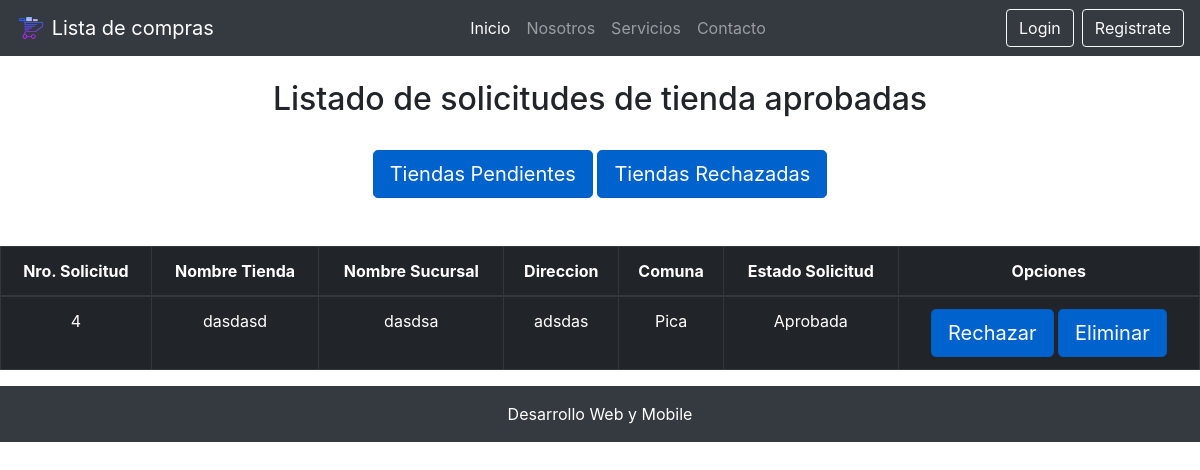
The app's page /tiendas_aprobadas/, older data.
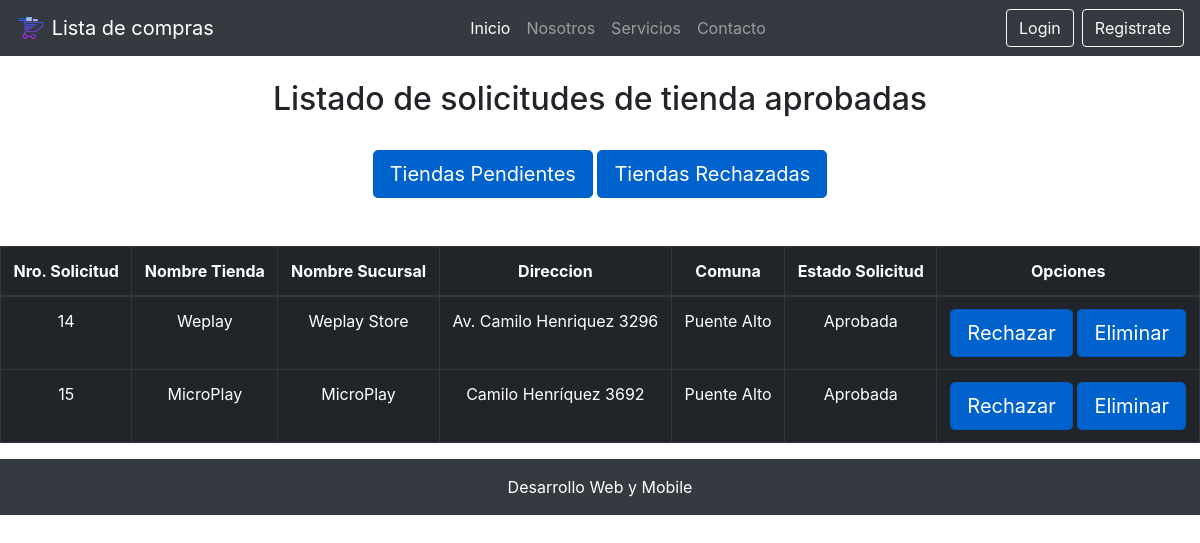
The same page, newer data.
### core/models.py (models this page shows, shortened)
class Tienda(models.Model):
    nombre = models.CharField(max_length=50)
    nombre_sucursal = models.CharField(max_length=50, verbose_name="Nombre Sucursal")
    direccion = models.CharField(max_length=50)
    comuna = models.ForeignKey(Comuna, on_delete=models.CASCADE)
    estado_tienda = models.ForeignKey(EstadoTienda, on_delete=models.CASCADE, verbose_name="Estado Tienda")

class Comuna(models.Model):
    nombre = models.CharField(max_length=60, unique=True)
    region = models.ForeignKey(Region, on_delete=models.CASCADE)

class EstadoTienda(models.Model):
    nombre = models.CharField(max_length=30, verbose_name="Estado Tienda")

### core/views.py (the view)
# urls.py: path('tiendas_aprobadas/', tiendasaprobadas, name="tiendas_aprobadas"),
def tiendasaprobadas(request):
    aprobadas = Tienda.objects.filter(estado_tienda=2)
    return render(request, 'core/tiendas_aprobadas.html', {
        'aprobadas': aprobadas
    })

### core/templates/core/tiendas_aprobadas.html (shortened to what this page needs)
{% extends "core/base.html" %}
{% block contenido %}
<br>
<h2 class="text-center">Listado de solicitudes de tienda aprobadas</h2>
<br>
<div class="row">
    <div class="col-12 text-center">
        <a href="{% url 'listar_solicitud' %}" class="btn btn-primary btn-lg active" role="button" aria-pressed="true">Tiendas Pendientes</a>
        <a href="{% url 'tiendas_rechazadas' %}" class="btn btn-primary btn-lg active" role="button" aria-pressed="true">Tiendas Rechazadas</a>
    </div>
</div>
<br>
<br>
<div class="table-responsive">
    <table class="table table-dark table-bordered table-hover table-condensed">
        <thead>
            <tr>
                <th class="text-center">Nro. Solicitud</th>
                <th class="text-center">Nombre Tienda</th>
                <th class="text-center">Nombre Sucursal</th>
                <th class="text-center">Direccion</th>
                <th class="text-center">Comuna</th>
                <th class="text-center">Estado Solicitud</th>
                <th class="text-center">Opciones</th>
            </tr>
        </thead>
        <tbody>
            {% for a in aprobadas %}
            <tr>
                <td class="text-center">{{ a.id }}</td>
                <td class="text-center">{{ a.nombre }}</td>
                <td class="text-center">{{ a.nombre_sucursal }}</td>
                <td class="text-center">{{ a.direccion }}</td>
                <td class="text-center">{{ a.comuna.nombre }}</td>
                <td class="text-center">{{ a.estado_tienda.nombre }}</td>
                <td class="text-center">
                    <a class="btn btn-primary btn-lg active" href="{% url 'rechazar_solicitud' a.id %}">Rechazar</a>
                    <a class="btn btn-primary btn-lg active" href="{% url 'eliminar_solicitud' a.id %}">Eliminar</a>
                </td>
            </tr>
            {% endfor %}
        </tbody>
    </table>
</div>
{% endblock contenido %}

Row changes from the older to the newer data that the page shows:
removed Tienda: id "4", nombre "dasdasd", nombre_sucursal "dasdsa", direccion "adsdas", comuna.nombre "Pica", estado_tienda.nombre "Aprobada"
added Tienda: id "14", nombre "Weplay", nombre_sucursal "Weplay Store", direccion "Av. Camilo Henriquez 3296", comuna.nombre "Puente Alto", estado_tienda.nombre "Aprobada"
added Tienda: id "15", nombre "MicroPlay", nombre_sucursal "MicroPlay", direccion "Camilo Henríquez 3692", comuna.nombre "Puente Alto", estado_tienda.nombre "Aprobada"
